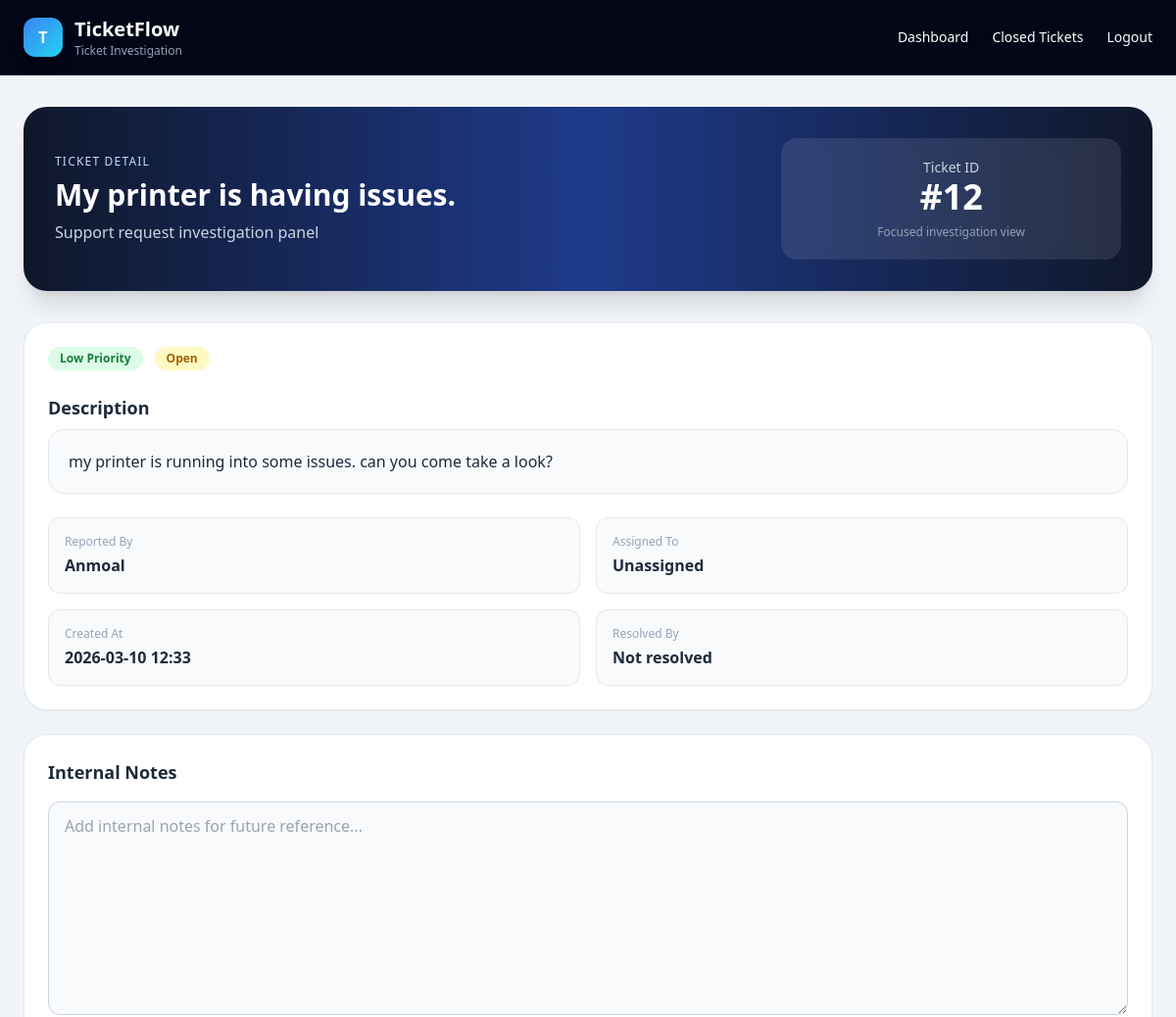
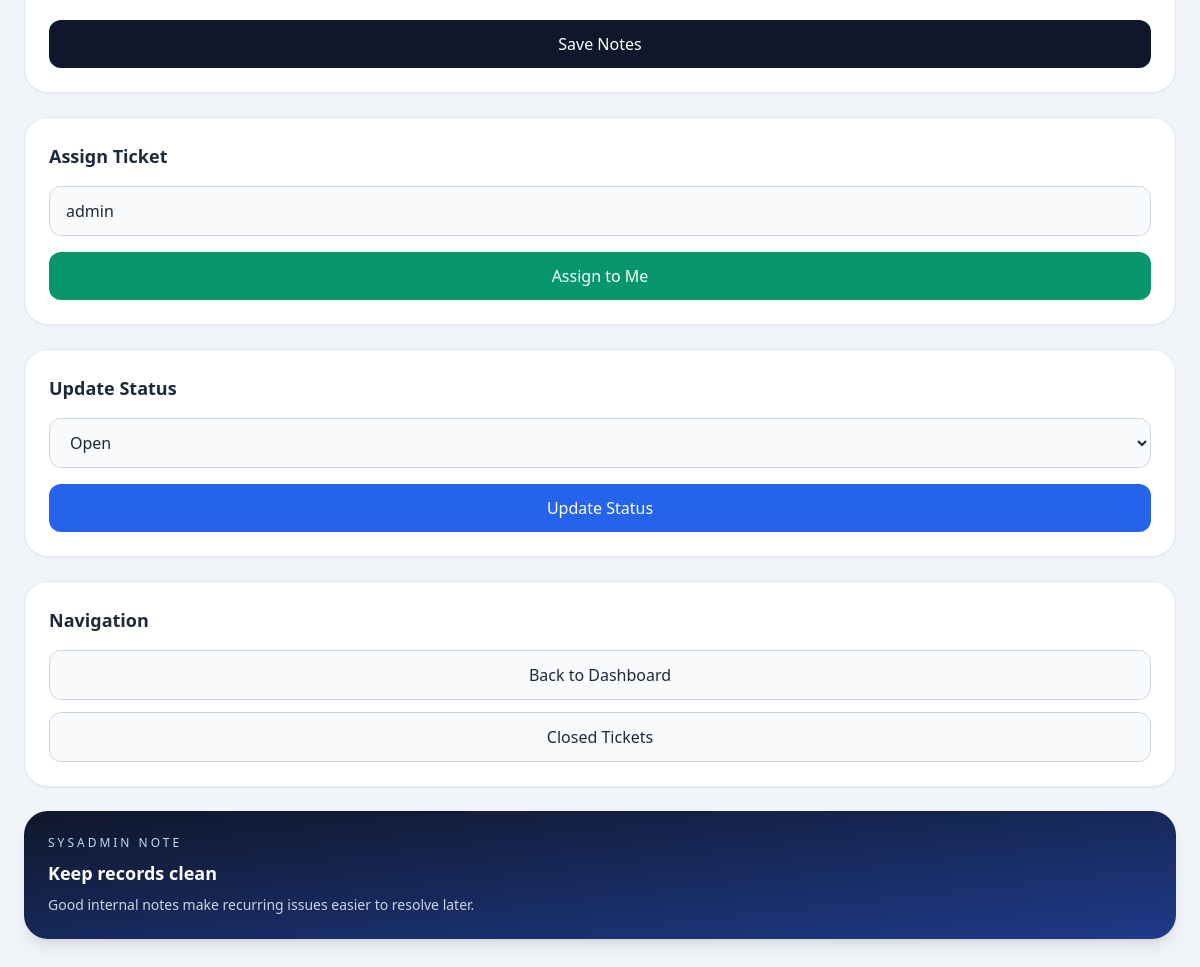
/ticket/12 (signed in), run on the app's committed database (2 pictures, top to bottom).
### tables this page shows
CREATE TABLE tickets (
    id INTEGER PRIMARY KEY AUTOINCREMENT,
    title TEXT NOT NULL,
    reported_by TEXT NOT NULL,
    description TEXT NOT NULL,
    priority TEXT NOT NULL,
    status TEXT DEFAULT 'Open',
    assignee TEXT,
    created_at DATETIME,
    resolved_by DATETIME
, internal_notes TEXT);

### app.py (the view)
@app.route('/ticket/<int:ticket_id>')
def ticket_detail(ticket_id):
    if not session.get('logged_in'):
        return redirect('/login')
    conn = sqlite3.connect('tickets.db')
    cursor = conn.cursor()
    cursor.execute("SELECT * FROM tickets WHERE id = ?", (ticket_id,))
    ticket = cursor.fetchone()
    conn.close()
    return render_template('ticket_detail.html', ticket=ticket)

### templates/ticket_detail.html (shortened to what this page needs)
<!DOCTYPE html>
<html>
  <head>
    <script src="https://cdn.tailwindcss.com"></script>
  </head>
  <body class="bg-slate-100 text-slate-800 min-h-screen">
    <nav class="bg-slate-950 text-white border-b border-slate-800 sticky top-0 z-50">
      <div class="max-w-7xl mx-auto px-6 py-4 flex justify-between items-center">
        <div class="flex items-center gap-3">
          <div class="w-10 h-10 rounded-xl bg-gradient-to-br from-blue-500 to-cyan-400 flex items-center justify-center font-bold shadow-lg">
            T
          </div>
          <div>
            <h1 class="text-xl font-bold">TicketFlow</h1>
            <p class="text-xs text-slate-400">Ticket Investigation</p>
          </div>
        </div>
        <div class="flex gap-6 text-sm">
          <a href="/dashboard" class="hover:text-blue-400">Dashboard</a>
          <a href="/closed_tickets" class="hover:text-blue-400">Closed Tickets</a>
          <a href="/logout" class="hover:text-red-400">Logout</a>
        </div>
      </div>
    </nav>
    <main class="max-w-7xl mx-auto px-6 py-8">
      <section class="bg-gradient-to-r from-slate-900 via-blue-900 to-slate-900 text-white rounded-3xl p-8 mb-8 shadow-xl fade-up">
        <div class="grid grid-cols-1 lg:grid-cols-3 gap-6 items-center">
          <div class="lg:col-span-2">
            <p class="uppercase text-xs tracking-widest text-blue-200 mb-2">
              Ticket Detail
            </p>
            <h2 class="text-3xl font-bold mb-2">
              {{ ticket[1] }}
            </h2>
            <p class="text-slate-300">
              Support request investigation panel
            </p>
          </div>
          <div class="bg-white/10 backdrop-blur rounded-2xl px-6 py-5 text-center">
            <p class="text-sm text-slate-300">Ticket ID</p>
            <p class="text-4xl font-bold">#{{ ticket[0] }}</p>
            <p class="text-xs text-slate-400 mt-2">Focused investigation view</p>
          </div>
        </div>
      </section>
      <section class="grid grid-cols-1 xl:grid-cols-12 gap-6">
        <div class="xl:col-span-8 space-y-6">
          <div class="bg-white rounded-3xl shadow-sm border border-slate-200 p-6 fade-up">
            <div class="flex flex-wrap items-center gap-3 mb-6">
              <span class="px-3 py-1 rounded-full text-xs font-semibold
              {% if ticket[4]=='High' %}
              bg-red-100 text-red-600
              {% elif ticket[4]=='Medium' %}
              bg-yellow-100 text-yellow-700
              {% else %}
              bg-green-100 text-green-700
              {% endif %}">
                {{ ticket[4] }} Priority
              </span>
              <span class="px-3 py-1 rounded-full text-xs font-semibold
              {% if ticket[5]=='Open' %}
              bg-yellow-100 text-yellow-700
              {% elif ticket[5]=='Working On It' %}
              bg-blue-100 text-blue-700
              {% elif ticket[5]=='Resolved' %}
              bg-green-100 text-green-700
              {% else %}
              bg-red-100 text-red-700
              {% endif %}">
                {{ ticket[5] }}
              </span>
            </div>
            <h3 class="text-lg font-bold mb-2">Description</h3>
            <div class="bg-slate-50 border border-slate-200 rounded-2xl p-5 mb-6">
              {{ ticket[3] }}
            </div>
            <div class="grid grid-cols-1 md:grid-cols-2 gap-4">
              <div class="bg-slate-50 border rounded-xl p-4">
                <p class="text-xs text-slate-400 mb-1">Reported By</p>
                <p class="font-semibold">{{ ticket[2] }}</p>
              </div>
              <div class="bg-slate-50 border rounded-xl p-4">
                <p class="text-xs text-slate-400 mb-1">Assigned To</p>
                <p class="font-semibold">{{ ticket[6] if ticket[6] else "Unassigned" }}</p>
              </div>
              <div class="bg-slate-50 border rounded-xl p-4">
                <p class="text-xs text-slate-400 mb-1">Created At</p>
                <p class="font-semibold">{{ ticket[7] if ticket[7] else "Not set" }}</p>
              </div>
              <div class="bg-slate-50 border rounded-xl p-4">
                <p class="text-xs text-slate-400 mb-1">Resolved By</p>
                <p class="font-semibold">{{ ticket[8] if ticket[8] else "Not resolved" }}</p>
              </div>
            </div>
          </div>
          <div class="bg-white rounded-3xl shadow-sm border border-slate-200 p-6 fade-up" style="animation-delay: 0.08s;">
            <h3 class="text-lg font-bold mb-4">Internal Notes</h3>
            <form action="/update_notes/{{ ticket[0] }}" method="POST" class="space-y-4">
              <textarea
                name="internal_notes"
                rows="8"
                class="w-full border border-slate-300 rounded-xl px-4 py-3 bg-slate-50 focus:ring-2 focus:ring-blue-400"
                placeholder="Add internal notes for future reference..."
              >{{ ticket[9] if ticket[9] else "" }}</textarea>
              <button
                type="submit"
                class="w-full bg-slate-900 text-white py-3 rounded-xl hover:bg-slate-800 transition"
              >
                Save Notes
              </button>
            </form>
          </div>
        </div>
        <div class="xl:col-span-4 space-y-6 fade-up">
          <div class="bg-white rounded-3xl shadow-sm border border-slate-200 p-6">
            <h3 class="text-lg font-bold mb-4">Assign Ticket</h3>
            <form action="/assign_ticket/{{ ticket[0] }}" method="POST" class="space-y-4">
              <input
                type="text"
                name="assignee"
                value="admin"
                class="w-full border border-slate-300 rounded-xl px-4 py-3 bg-slate-50"
                readonly
              />
              <button
                type="submit"
                class="w-full bg-emerald-600 text-white py-3 rounded-xl font-medium hover:bg-emerald-700 transition"
              >
                Assign to Me
              </button>
            </form>
          </div>
          <div class="bg-white rounded-3xl shadow-sm border border-slate-200 p-6">
            <h3 class="text-lg font-bold mb-4">Update Status</h3>
            <form action="/update_status/{{ ticket[0] }}" method="POST" class="space-y-4">
              <select
                name="status"
                class="w-full border border-slate-300 rounded-xl px-4 py-3 bg-slate-50 focus:ring-2 focus:ring-blue-400"
              >
                <option value="Open" {% if ticket[5]=='Open' %}selected{% endif %}>Open</option>
              </select>
              <button
                type="submit"
                class="w-full bg-blue-600 text-white py-3 rounded-xl font-medium hover:bg-blue-700 transition"
              >
                Update Status
              </button>
            </form>
          </div>
          <div class="bg-white rounded-3xl shadow-sm border border-slate-200 p-6">
            <h3 class="text-lg font-bold mb-4">Navigation</h3>
            <div class="space-y-3">
              <a
                href="/dashboard"
                class="block w-full text-center border border-slate-300 bg-slate-50 py-3 rounded-xl hover:bg-slate-100"
              >
                Back to Dashboard
              </a>
              <a
                href="/closed_tickets"
                class="block w-full text-center border border-slate-300 bg-slate-50 py-3 rounded-xl hover:bg-slate-100"
              >
                Closed Tickets
              </a>
            </div>
          </div>
          <div class="bg-gradient-to-br from-slate-900 to-blue-900 text-white rounded-3xl p-6 shadow-lg">
            <p class="text-xs uppercase tracking-[0.25em] text-blue-200 mb-2">
              Sysadmin Note
            </p>
            <h3 class="text-lg font-bold mb-2">Keep records clean</h3>
            <p class="text-sm text-slate-300">
              Good internal notes make recurring issues easier to resolve later.
            </p>
          </div>
        </div>
      </section>
    </main>
  </body>
</html>

### templates/ticket_detail.html (style rules this page uses)
.fade-up { animation: fadeUp 0.55s ease forwards; }

### data on the page
tickets: title "My printer is having issues.", id "12", priority "Low", status "Open", description "my printer is running into some issues. can you come take a look?", reported_by "Anmoal", created_at "2026-03-10 12:33"

### other printed values
{{ ticket[6] if ticket[6] else "Unassigned" }} "Unassigned"
{{ ticket[8] if ticket[8] else "Not resolved" }} "Not resolved"
